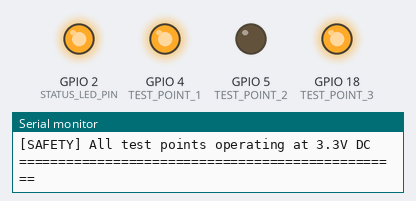
The sketch below on a simulated ESP32. Parts: output pins drawn as LEDs (lit = HIGH), the last lines printed to the serial monitor.

Above: at 0.2 s.
At 1.7 s:
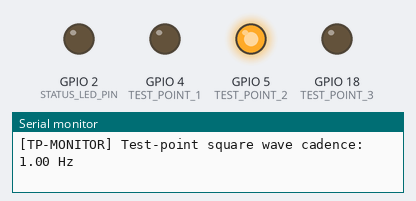
Timing chart, 0 to 3.0 s (numbered marks = the images above):
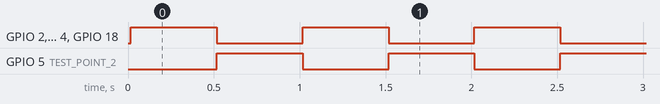

Measured:
- by itself, GPIO 2 (STATUS_LED_PIN), GPIO 4 (TEST_POINT_1), GPIO 5 (TEST_POINT_2), GPIO 18 (TEST_POINT_3): alternates HIGH for 0.50 s and LOW for 0.50 s

The sketch:

firmware.ino
```cpp
// CyberTube Lab 19 Firmware: Hardware PCB Diagnostics & Test-Point Stimulus
// Target: ESP32 DevKit V1 (ESP-WROOM-32)
// Safety Invariant: Strictly <= 3.3V DC logic bounds. Zero mains AC.

#include <Arduino.h>

#define TEST_POINT_1 4
#define TEST_POINT_2 5
#define TEST_POINT_3 18
#define STATUS_LED_PIN 2

void setup() {
  Serial.begin(115200);
  while (!Serial && millis() < 2000);

  pinMode(STATUS_LED_PIN, OUTPUT);
  pinMode(TEST_POINT_1, OUTPUT);
  pinMode(TEST_POINT_2, OUTPUT);
  pinMode(TEST_POINT_3, OUTPUT);

  Serial.println("=================================================");
  Serial.println("[CYBERTUBE] Module 19: Hardware PCB Reverse Eng Testbed");
  Serial.println("[DIAG] TP1 (GPIO 4), TP2 (GPIO 5), TP3 (GPIO 18) active");
  Serial.println("[SAFETY] All test points operating at 3.3V DC");
  Serial.println("=================================================");
}

void loop() {
  digitalWrite(STATUS_LED_PIN, HIGH);
  digitalWrite(TEST_POINT_1, HIGH);
  digitalWrite(TEST_POINT_2, LOW);
  digitalWrite(TEST_POINT_3, HIGH);
  delay(500);

  digitalWrite(STATUS_LED_PIN, LOW);
  digitalWrite(TEST_POINT_1, LOW);
  digitalWrite(TEST_POINT_2, HIGH);
  digitalWrite(TEST_POINT_3, LOW);
  delay(500);

  Serial.println("[TP-MONITOR] Test-point square wave cadence: 1.00 Hz");
}
```
